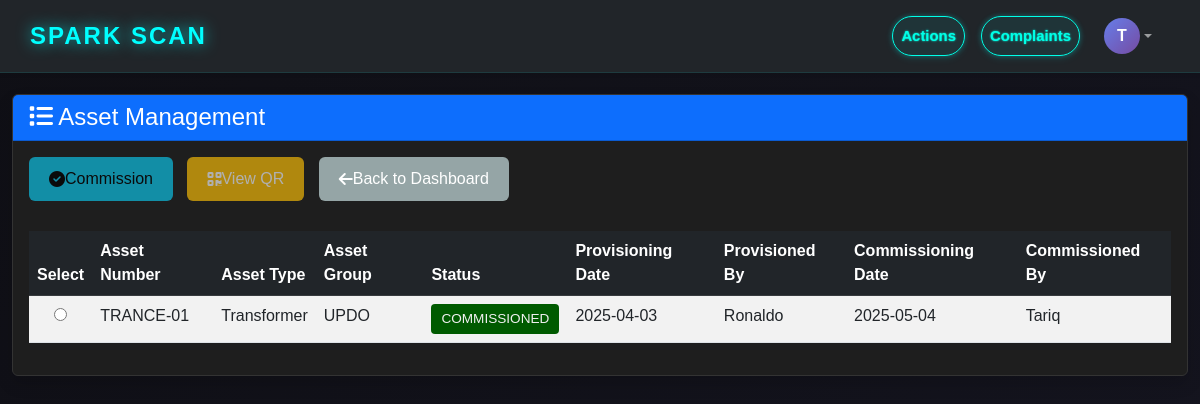
The app's page /asset/list/ (signed in) with its own data.
### authentication/models.py (models this page shows, shortened)
class Profile(AbstractUser):
    role = models.CharField(max_length=15, choices=RoleChoice.choices)
    phone_num = models.CharField(max_length=15, unique=True)
    class Meta:
        verbose_name = "Profile"
        verbose_name_plural = "Profile"

### asset/models.py (models this page shows, shortened)
class Asset(models.Model):
    asset_type = models.CharField(max_length=20, choices=ASSET_TYPE_CHOICES)
    asset_number = models.CharField(max_length=50, unique=True)
    asset_group = models.CharField(max_length=10, choices=ASSET_GROUP_CHOICES)
    status = models.CharField(max_length=20, choices=STATUS_CHOICES, default='PROVISIONED')
    provisioning_date = models.DateField()
    provisioned_by = models.CharField(max_length=100)
    planned_location = models.TextField(help_text="Planned installation location description")
    commissioning_date = models.DateField(null=True, blank=True)
    commissioned_by = models.CharField(max_length=100, null=True, blank=True)
    actual_location = models.TextField(null=True, blank=True, help_text="Actual installed location")
    latitude = models.DecimalField(max_digits=9, decimal_places=6, null=True, blank=True)
    longitude = models.DecimalField(max_digits=9, decimal_places=6, null=True, blank=True)
    dmm = models.CharField(max_length=20, choices=DMM_CHOICES)
    secondary_connection = models.CharField(max_length=20, choices=SECONDARY_CONNECTION_CHOICES)
    ct_ratio = models.CharField(max_length=20)
    pt_ratio = models.CharField(max_length=20)
    actual_cost = models.DecimalField(max_digits=10, decimal_places=2, null=True, blank=True)
    qr_code = models.ImageField(upload_to='qr_codes/', null=True, blank=True)
    created_at = models.DateTimeField(auto_now_add=True)
    updated_at = models.DateTimeField(auto_now=True)
    class Meta:
        ordering = ['-created_at']

### asset/views.py (the view)
# urls.py: path('list/', views.AssetListView.as_view(), name='asset_list'),
class AssetListView(View):
    template_name = 'asset/asset_list.html'
    def get(self, request):
        assets = Asset.objects.all().order_by('-created_at')
        context = {
            'assets': assets,
            'page_title': 'Asset Management'
        }
        return render(request, self.template_name, context)

### templates/asset/asset_list.html (shortened to what this page needs)
<!DOCTYPE html>
<html lang="en">
<head>
    <link href="https://cdn.jsdelivr.net/npm/bootstrap@5.3.0/dist/css/bootstrap.min.css" rel="stylesheet">
    <link rel="stylesheet" href="https://cdnjs.cloudflare.com/ajax/libs/font-awesome/6.4.0/css/all.min.css">
    <link rel="stylesheet" href="/static/style.css">
</head>
<body>
       <nav class="navbar navbar-expand-lg navbar-dark bg-dark shadow-sm fixed-top">
        <div class="container-fluid">
            <a class="navbar-brand fw-bold glowy-logo" href="{% url 'dashboard:leaflet-map' %}">
                SPARK SCAN
            </a>
            <div class="collapse navbar-collapse justify-content-end" id="navbarMain">
                <ul class="navbar-nav ms-auto action-buttons-right">
                    <li class="nav-item">
                        <a href="{% url 'asset:asset_list' %}" class="nav-link action-btn">Actions</a>
                    </li>
                    <li class="nav-item">
                        <a href="{% url 'citizen_portal:complaint_list' %}" class="nav-link action-btn">Complaints</a>
                    </li>
                    <li class="nav-item dropdown">
                        {% if user.is_authenticated %}
                            <a class="nav-link dropdown-toggle d-flex align-items-center" href="#" id="userDropdown"
                            role="button" data-bs-toggle="dropdown" aria-expanded="false">
                                <div class="profile-icon">
                                    {{ user.username.0|upper }}
                                </div>
                            </a>
                        {% else %}
                            <a class="nav-link action-btn" href="{% url 'authentication:login' %}">Login</a>
                        {% endif %}
                    </li>
                </ul>
            </div>
        </div>
    </nav>
    <div class="container-fluid mt-4">
        <div class="row">
            <div class="col-12">
                <div class="card shadow">
                    <div class="card-header bg-primary text-white">
                        <h4 class="mb-0">
                            <i class="fas fa-list"></i> Asset Management
                        </h4>
                    </div>
                    <div class="card-body">
                        <div class="d-flex gap-2 mb-3">
                            <div class="action-btn-group">
                                {% if request.user.is_authenticated and request.user.role == 'Operator' %}
                                    <button type="button" class="btn btn-info" id="btnCommission" disabled>
                                        <i class="fas fa-check-circle"></i> Commission
                                    </button>
                                {% endif %}
                                <button type="button" class="btn btn-warning text-white" id="btnViewQR" disabled>
                                    <i class="fas fa-qrcode"></i> View QR
                                </button>
                                <button type="button" class="btn btn-secondary" onclick="window.location.href='{% url 'dashboard:leaflet-map' %}'">
                                    <i class="fas fa-arrow-left"></i> Back to Dashboard
                                </button>
                            </div>
                        </div>
                        <div class="table-responsive">
                            <table class="table table-striped table-hover asset-table" id="assetTable">
                                <thead class="table-dark">
                                    <tr>
                                        <th width="50">Select</th>
                                        <th>Asset Number</th>
                                        <th>Asset Type</th>
                                        <th>Asset Group</th>
                                        <th>Status</th>
                                        <th>Provisioning Date</th>
                                        <th>Provisioned By</th>
                                        <th>Commissioning Date</th>
                                        <th>Commissioned By</th>
                                    </tr>
                                </thead>
                                <tbody>
                                    {% for asset in assets %}
                                    <tr data-asset-id="{{ asset.id }}" data-asset-status="{{ asset.status }}">
                                        <td class="text-center">
                                            <input type="radio" name="selectedAsset" value="{{ asset.id }}" class="asset-radio">
                                        </td>
                                        <td>{{ asset.asset_number }}</td>
                                        <td>{{ asset.get_asset_type_display }}</td>
                                        <td>{{ asset.asset_group }}</td>
                                        <td>
                                            <span class="status-badge status-{{ asset.status|lower }}">
                                                {{ asset.get_status_display }}
                                            </span>
                                        </td>
                                        <td>{{ asset.provisioning_date|date:"Y-m-d" }}</td>
                                        <td>{{ asset.provisioned_by }}</td>
                                        <td>{{ asset.commissioning_date|date:"Y-m-d"|default:"-" }}</td>
                                        <td>{{ asset.commissioned_by|default:"-" }}</td>
                                    </tr>
                                    {% empty %}
                                    <tr>
                                        <td colspan="9" class="text-center text-muted">No assets found</td>
                                    </tr>
                                    {% endfor %}
                                </tbody>
                            </table>
                        </div>
                    </div>
                </div>
            </div>
        </div>
    </div>
</body>
</html>

### static/style.css (style rules this page uses)
:root { --primary-color: #007bff; --primary-hover: #0056b3; --accent-color: #ff8c00; --text-color-dark: #2c3e50; --text-color-nav: #000000; --page-bg: #ffffff; --card-bg: #ffffff; --border-color: #e0e6ed; --shadow-light: 0 4px 12px rgba(0, 0, 0, 0.08); --nav-font-size: 0.8rem; }
* { box-sizing: border-box; margin: 0; padding: 0; }
body { font-family: 'Montserrat', sans-serif; background-color: var(--page-bg); color: var(--text-color-dark); min-height: 100vh; }
.btn { padding: 10px 20px; border: none; border-radius: 6px; font-size: 1rem; cursor: pointer; text-decoration: none; display: inline-flex; align-items: center; font-weight: 500; }
.btn-secondary { background: #95a5a6; color: white; }
.text-center { text-align: center; }
.status-badge { display: inline-block; padding: 5px 15px; border-radius: 20px; font-size: 0.85rem; font-weight: 600; }
.status-badge { padding: 4px 10px; border-radius: 12px; font-size: 13px; text-transform: uppercase; }
.navbar, #top-bar { display: flex; align-items: center; justify-content: space-between; background: #101921; box-shadow: 0 4px 22px rgba(0, 255, 255, 0.10); padding: 10px 28px 10px 18px; border-bottom: 1px solid rgba(0,255,255,0.10); position: fixed; width: 100%; z-index: 990; }
.glowy-logo { font-weight: 700; color: #0ff !important; text-shadow: 0 0 2px #00ffff, 0 0 3px #00ffff; font-size: 1.5rem; letter-spacing: 2px; }
.navbar-nav.ms-auto, .action-buttons-right { display: flex; align-items: center; gap: 16px; margin-left: auto; }
.action-btn { background: rgba(0,255,255,0.07); border: 1.5px solid #00ffe7; color: #00ffe7 !important; border-radius: 22px; padding: 8px 22px; font-weight: 600; font-size: 0.93rem; text-shadow: 0 0 2px #00ffe7; box-shadow: 0 0 5px #0ff4, 0 2px 8px rgba(0, 255, 255, 0.10); transition: background 0.2s, box-shadow 0.2s; cursor: pointer; text-decoration: none; }
.profile-icon { width: 36px; height: 36px; border-radius: 50%; background: linear-gradient(135deg, #667eea 0%, #764ba2 100%); color: white; display: flex; align-items: center; justify-content: center; font-weight: 700; font-size: 16px; cursor: pointer; transition: transform 0.2s; }

### templates/asset/asset_list.html (style rules this page uses)
body { background: linear-gradient(135deg, #0f0f15 0%, #151520 100%); color: #f0f0f0; padding-top: 70px; }
.glowy-logo { color: #00ffff; text-shadow: 0 0 15px rgba(0, 255, 255, 0.7); font-size: 1.5rem; letter-spacing: 2px; }
.container, .card, .modal-content { background-color: #1e1e1e; color: #f0f0f0; border-color: #333; }
.action-btn-group .btn { margin-right: 10px; margin-bottom: 10px; }
.table-responsive { margin-top: 20px; }
.asset-table tbody tr { cursor: pointer; transition: background-color 0.2s; }
.status-badge { padding: 5px 10px; border-radius: 4px; font-size: 0.85rem; font-weight: 500; color: #f0f0f0; }
.status-commissioned { background-color: #005a00; }

### records on screen
Profile: username.0 "T"
Asset: asset_number "TRANCE-01", asset_type "Transformer", asset_group "UPDO", status "COMMISSIONED", provisioning_date "2025-04-03", provisioned_by "Ronaldo", commissioning_date "2025-05-04", commissioned_by "Tariq"
